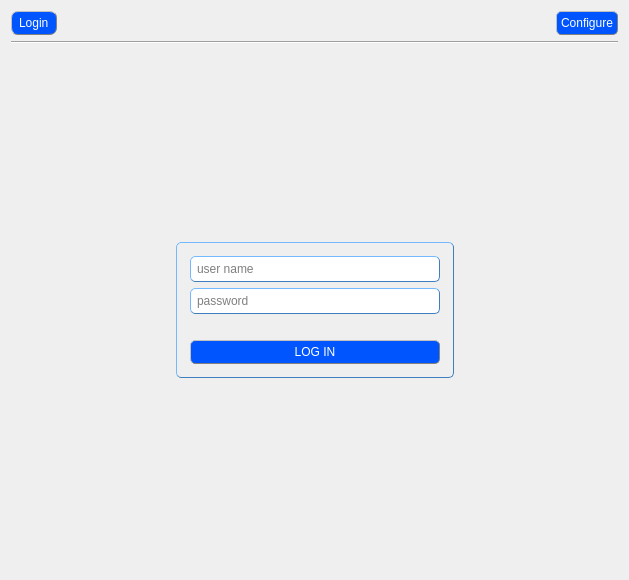
<?xml version="1.0" encoding="UTF-8"?>
<ui version="4.0">
 <class>LoginForm</class>
 <widget class="QWidget" name="LoginForm">
  <property name="geometry">
   <rect>
    <x>0</x>
    <y>0</y>
    <width>629</width>
    <height>580</height>
   </rect>
  </property>
  <property name="windowTitle">
   <string>LoginForm</string>
  </property>
  <property name="styleSheet">
   <string notr="true">QGroupBox {
               color: black;
               padding: 4px;
               border: 1px solid rgb(63, 127, 191); 
               border-radius: 5px;
               border-style: outset;
              }
Line {
        background-color: rgb(63, 127, 191);
		}
QLineEdit {
               color: black;
               padding: 4px;
               border: 1px solid rgb(63, 127, 191); 
               border-radius: 5px;
               border-style: outset;
               max-width: 120px;
              font: 10pt &quot;MS Shell Dlg 2&quot;;
              }
QPushButton {
               color: white;
               padding: 4px;
               border: 1px solid grey; 
               border-radius: 5px;
               border-style: outset;
               max-width: 120px;
               background-color: rgb(0, 85, 255);
               font: bold 10pt &quot;MS Shell Dlg 2&quot;;
              }
QPushButton:hover {
               color: darkblue;
               border: 1px solid grey;
               background-color:rgb(0, 106, 255);
               }

QPushButton:pressed {
               color: rgb(0, 0, 197)
               background: shadow;
               border-style: inset;
               background-color:rgb(0, 106, 255);
               }</string>
  </property>
  <layout class="QGridLayout" name="gridLayout_2">
   <item row="4" column="0">
    <spacer name="horizontalSpacer">
     <property name="orientation">
      <enum>Qt::Horizontal</enum>
     </property>
     <property name="sizeHint" stdset="0">
      <size>
       <width>40</width>
       <height>20</height>
      </size>
     </property>
    </spacer>
   </item>
   <item row="0" column="0" colspan="3">
    <layout class="QHBoxLayout" name="horizontalLayout">
     <item>
      <widget class="QLabel" name="label">
       <property name="sizePolicy">
        <sizepolicy hsizetype="Fixed" vsizetype="Fixed">
         <horstretch>0</horstretch>
         <verstretch>0</verstretch>
        </sizepolicy>
       </property>
       <property name="maximumSize">
        <size>
         <width>80</width>
         <height>47</height>
        </size>
       </property>
       <property name="styleSheet">
        <string notr="true">QLabel {
               color: white;
               padding: 4px;
               border: 1px solid grey; 
               border-radius: 7px;
               border-style: outset;
               background-color: rgb(0, 85, 255);
               font: bold 10pt &quot;MS Shell Dlg 2&quot;;
              }</string>
       </property>
       <property name="text">
        <string>Login</string>
       </property>
      </widget>
     </item>
     <item>
      <spacer name="horizontalSpacer_3">
       <property name="orientation">
        <enum>Qt::Horizontal</enum>
       </property>
       <property name="sizeHint" stdset="0">
        <size>
         <width>40</width>
         <height>20</height>
        </size>
       </property>
      </spacer>
     </item>
     <item>
      <widget class="QPushButton" name="configureBtn">
       <property name="styleSheet">
        <string notr="true"/>
       </property>
       <property name="text">
        <string>Configure</string>
       </property>
       <property name="flat">
        <bool>true</bool>
       </property>
      </widget>
     </item>
    </layout>
   </item>
   <item row="1" column="0" colspan="3">
    <widget class="Line" name="line">
     <property name="orientation">
      <enum>Qt::Horizontal</enum>
     </property>
    </widget>
   </item>
   <item row="4" column="1">
    <widget class="QGroupBox" name="groupBox">
     <property name="minimumSize">
      <size>
       <width>200</width>
       <height>100</height>
      </size>
     </property>
     <property name="styleSheet">
      <string notr="true"/>
     </property>
     <property name="title">
      <string/>
     </property>
     <layout class="QGridLayout" name="gridLayout">
      <item row="2" column="0">
       <widget class="QLabel" name="infoLabel">
        <property name="styleSheet">
         <string notr="true">QLabel {
              color: red;
              font: 10pt &quot;MS Shell Dlg 2&quot;;
              }</string>
        </property>
        <property name="text">
         <string/>
        </property>
       </widget>
      </item>
      <item row="3" column="0">
       <widget class="QPushButton" name="loginButton">
        <property name="sizePolicy">
         <sizepolicy hsizetype="Fixed" vsizetype="Fixed">
          <horstretch>0</horstretch>
          <verstretch>0</verstretch>
         </sizepolicy>
        </property>
        <property name="minimumSize">
         <size>
          <width>250</width>
          <height>0</height>
         </size>
        </property>
        <property name="maximumSize">
         <size>
          <width>130</width>
          <height>16777215</height>
         </size>
        </property>
        <property name="contextMenuPolicy">
         <enum>Qt::DefaultContextMenu</enum>
        </property>
        <property name="styleSheet">
         <string notr="true"/>
        </property>
        <property name="text">
         <string>LOG IN</string>
        </property>
        <property name="default">
         <bool>false</bool>
        </property>
        <property name="flat">
         <bool>true</bool>
        </property>
       </widget>
      </item>
      <item row="1" column="0">
       <widget class="QLineEdit" name="passwordLine">
        <property name="sizePolicy">
         <sizepolicy hsizetype="Fixed" vsizetype="Fixed">
          <horstretch>0</horstretch>
          <verstretch>0</verstretch>
         </sizepolicy>
        </property>
        <property name="minimumSize">
         <size>
          <width>250</width>
          <height>0</height>
         </size>
        </property>
        <property name="styleSheet">
         <string notr="true"/>
        </property>
        <property name="inputMask">
         <string/>
        </property>
        <property name="text">
         <string/>
        </property>
        <property name="placeholderText">
         <string>password</string>
        </property>
       </widget>
      </item>
      <item row="0" column="0">
       <widget class="QLineEdit" name="userLine">
        <property name="sizePolicy">
         <sizepolicy hsizetype="Fixed" vsizetype="Fixed">
          <horstretch>0</horstretch>
          <verstretch>0</verstretch>
         </sizepolicy>
        </property>
        <property name="minimumSize">
         <size>
          <width>250</width>
          <height>0</height>
         </size>
        </property>
        <property name="styleSheet">
         <string notr="true"/>
        </property>
        <property name="text">
         <string/>
        </property>
        <property name="placeholderText">
         <string>user name</string>
        </property>
       </widget>
      </item>
     </layout>
    </widget>
   </item>
   <item row="4" column="2">
    <spacer name="horizontalSpacer_2">
     <property name="orientation">
      <enum>Qt::Horizontal</enum>
     </property>
     <property name="sizeHint" stdset="0">
      <size>
       <width>40</width>
       <height>20</height>
      </size>
     </property>
    </spacer>
   </item>
   <item row="5" column="1">
    <spacer name="verticalSpacer_2">
     <property name="orientation">
      <enum>Qt::Vertical</enum>
     </property>
     <property name="sizeHint" stdset="0">
      <size>
       <width>20</width>
       <height>40</height>
      </size>
     </property>
    </spacer>
   </item>
   <item row="3" column="1">
    <spacer name="verticalSpacer">
     <property name="orientation">
      <enum>Qt::Vertical</enum>
     </property>
     <property name="sizeHint" stdset="0">
      <size>
       <width>20</width>
       <height>40</height>
      </size>
     </property>
    </spacer>
   </item>
  </layout>
 </widget>
 <tabstops>
  <tabstop>userLine</tabstop>
  <tabstop>passwordLine</tabstop>
  <tabstop>loginButton</tabstop>
 </tabstops>
 <resources>
  <include location="../res/res.qrc"/>
  <include location="../res/res.qrc"/>
 </resources>
 <connections/>
</ui>
